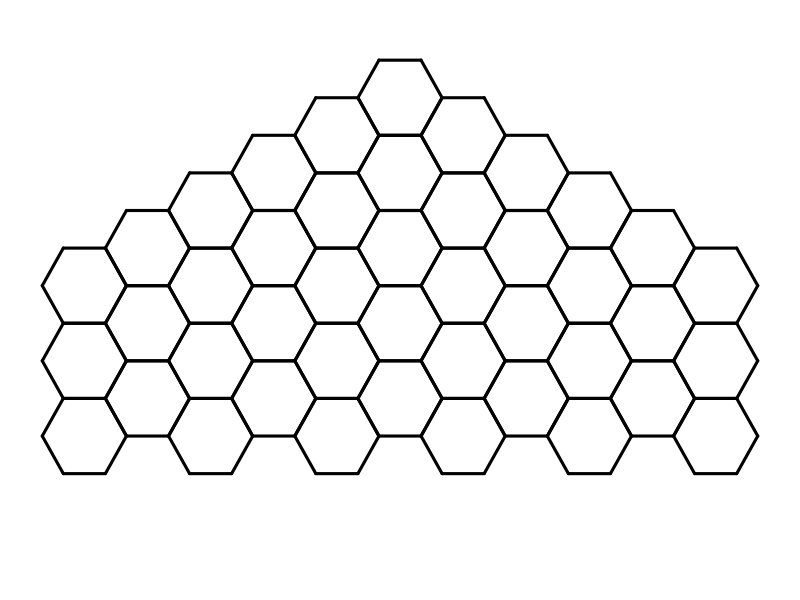
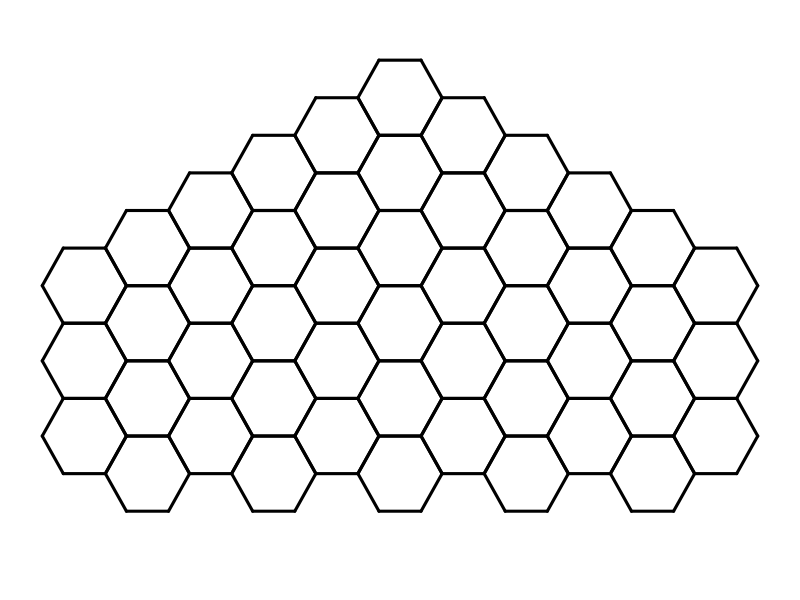
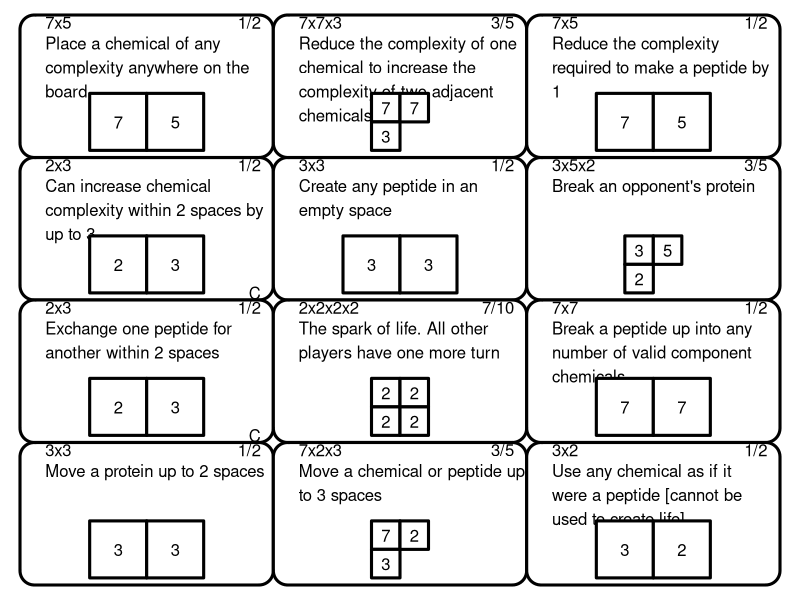
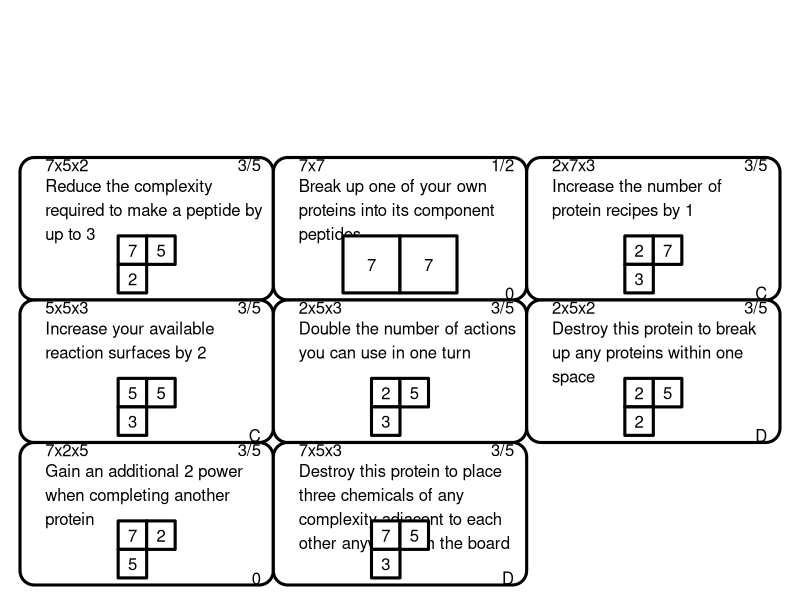
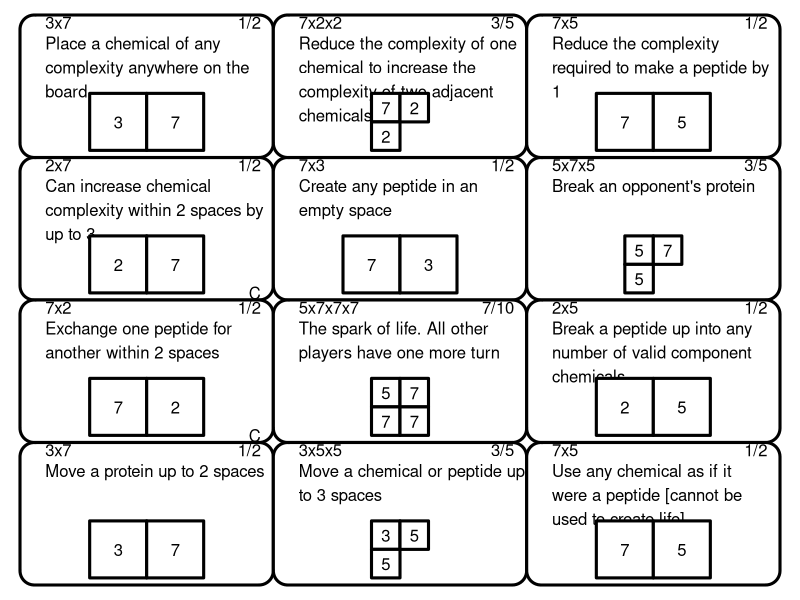
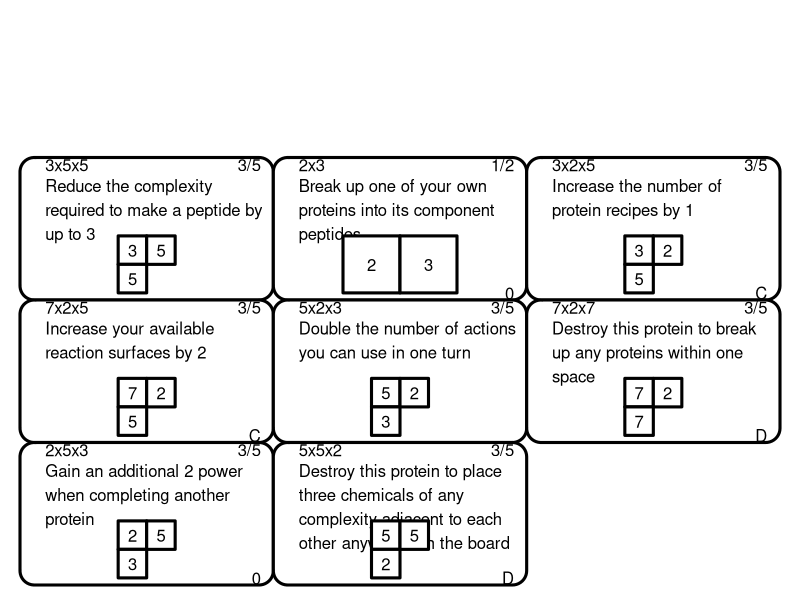

These figures' R source, in order:
#!/usr/bin/Rscript

hexagon <- function(px=0, py=0, rotation=0){
    return(data.frame(x=px+cos(rotation + (0:5 * pi/3)),
                      y=py+sin(rotation + (0:5 * pi/3))));
}

## Board
pdf("synthesis_board.pdf", width=11, height=8);
pscale <- 0.8;
par(mar=c(0,0,0,0));
plot(NA, xlim=c(-11,11)*pscale, ylim=c(-3,13)*pscale, axes=FALSE, ann=FALSE);
for(xpi in -5:5){
    for(ypi in -10:10){
        px <- xpi*3+(((ypi %% 2) + 2) %% 2) * (1+cos(pi/3));
        py <- ypi * sin(pi/3);
        if((sqrt(px^2+py^2) < 9) && (ypi > 0)){
            segments(x0=hexagon(px=px, py=py)$x,
                     y0=hexagon(px=px, py=py)$y,
                     x1=hexagon(px=px, py=py, rotation=pi/3)$x,
                     y1=hexagon(px=px, py=py, rotation=pi/3)$y,
                     lwd = 3);
        }
    }
}
plot(NA, xlim=c(-11,11)*pscale, ylim=c(-3,13)*pscale, axes=FALSE, ann=FALSE);
for(xpi in -5:5){
    for(ypi in -10:10){
        px <- xpi*3+(((ypi %% 2) + 2) %% 2) * (1+cos(pi/3));
        py <- ypi * sin(pi/3);
        if((sqrt(px^2+py^2) < 9) && (ypi >= 0)){
            segments(x0=hexagon(px=px, py=py)$x,
                     y0=hexagon(px=px, py=py)$y,
                     x1=hexagon(px=px, py=py, rotation=pi/3)$x,
                     y1=hexagon(px=px, py=py, rotation=pi/3)$y,
                     lwd = 3);
        }
    }
}
invisible(dev.off());
 
## Cards

library(grid);

wrapper <- function(x, ...){ ## https://stackoverflow.com/a/3935429/3389895
  paste(strwrap(x, ...), collapse = "\n")
}

primes <- c(2,3,5,7,11,13,17,19);

card.data <- read.csv("cardData.csv", stringsAsFactors=FALSE);
card.cost <- c(0,1,3,7);
card.power <- c(0,2,5,10);

pdf("synthesis_cards.pdf", width=210/25.4, height=297/25.4);
for(page in rep(1:ceiling(nrow(card.data) / 12), 2)){
    grid.newpage()
    pushViewport(viewport(layout=grid.layout(nrow=4, ncol=3), width=0.95, height=0.95));
    for(cNum in ((page-1)*12):((page-1)*12+11)){
        if((cNum+1) > nrow(card.data)){
            next;
        }
        card.length <- card.data$PeptideCount[cNum+1];
        pep.seq <- sample(primes[1:4], card.length, replace=TRUE);
        pep.str <- paste(pep.seq, collapse="x");
        pushViewport(viewport(layout.pos.col=cNum %% 3+1,
                              layout.pos.row=trunc(cNum/3+1) %% 4 + 1));
        grid.roundrect(width=1, height=1, gp=gpar(lwd=3));
        grid.text(pep.str, x=0.1, y=0.95, just="left");
        grid.text(wrapper(card.data$Description[cNum+1], 30),
                  x=0.1, y=0.85, just=c("left","top"));
        grid.text(sprintf("%d/%d", card.cost[card.length],
                          card.power[card.length]),
                  x=0.95, y=0.95, just="right");
        if(card.data$Options[cNum+1] != ""){
            grid.text(paste(unlist(strsplit(card.data$Options[cNum+1],"")),
                            collapse="/"),
                      x=0.95, y=0.05, just="right");
        }
        numRows <- trunc(card.length / 2 + 0.5);
        numCols <- ceiling(card.length / numRows);
        pushViewport(viewport(layout=grid.layout(nrow=numRows, ncol=numCols),
                              width=0.7, height=0.4, x=0.5, y=0.25));
        for(pnum in 0:(card.length-1)){
            lCol <- pnum%%numCols+1;
            lRow <- trunc(pnum/numCols) + 1;
            pushViewport(viewport(layout.pos.col=lCol,
                                  layout.pos.row=lRow));
            pushViewport(viewport(width=unit(1,"snpc"), height=unit(1,"snpc"),
                                  just=ifelse(lCol==1,"right","left"),
                                  x=ifelse(lCol==1,1,0)));
            grid.rect(gp=gpar(lwd=3));
            grid.text(pep.seq[pnum+1]);
            popViewport(2);
        }
        popViewport(1);
        popViewport(1);
    }
}
invisible(dev.off());
